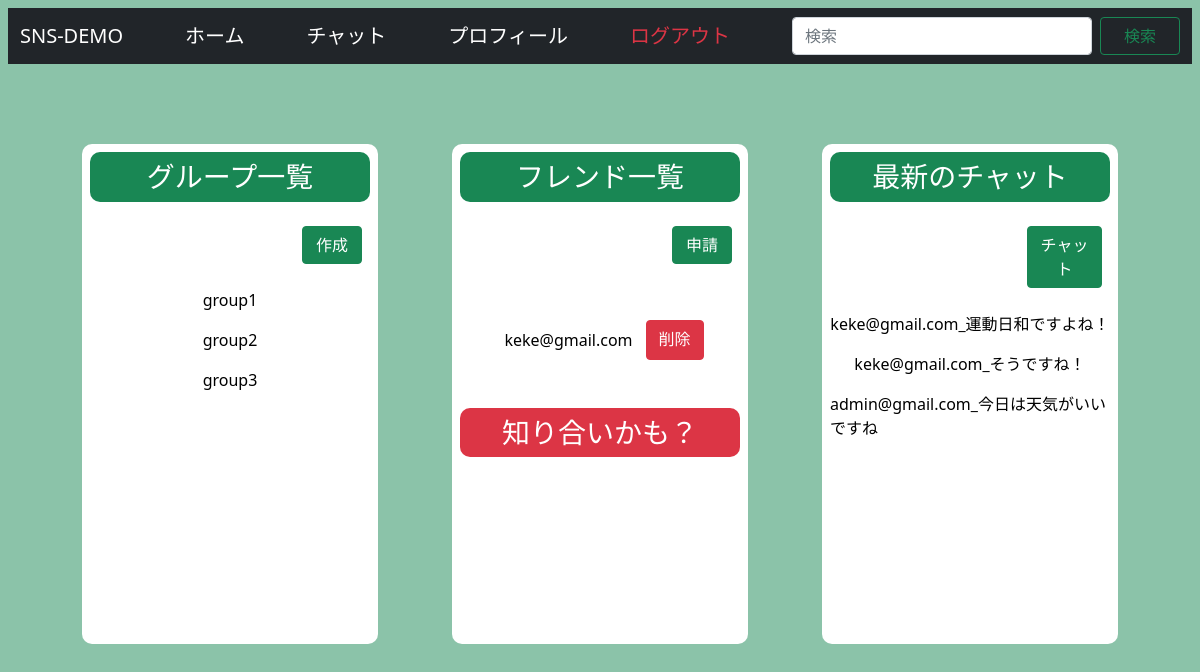
/app/home/ (signed in), run on an earlier commit of the app's database.
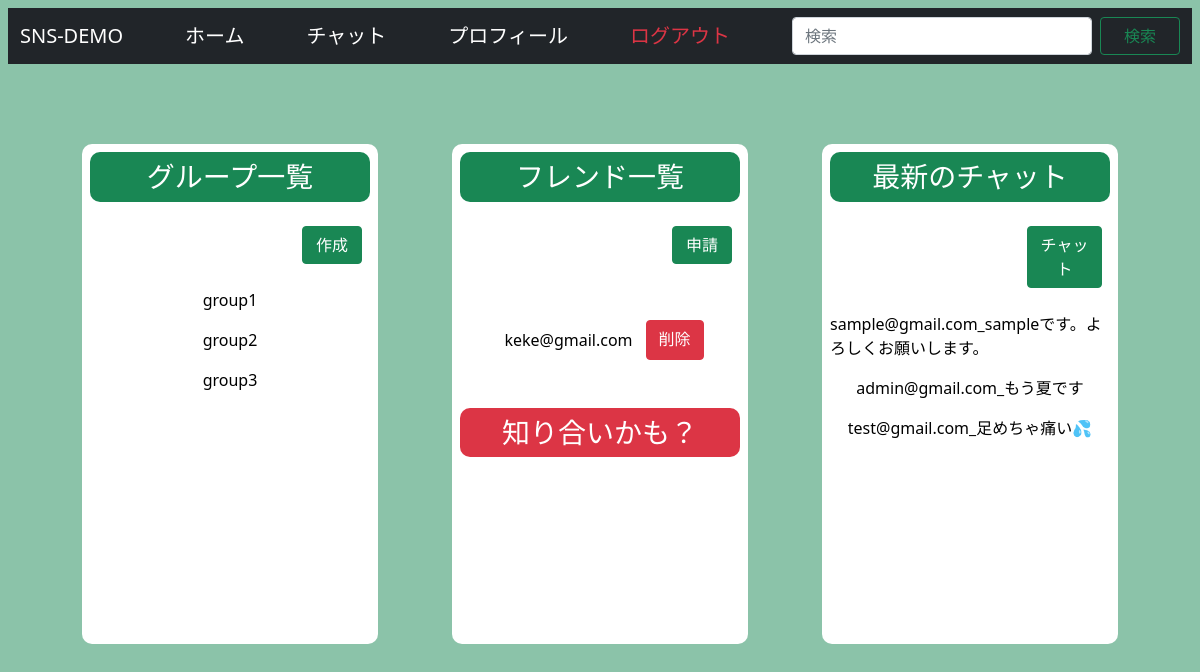
And on a later commit of the database.
### app/models.py (models this page shows, shortened)
class Group(models.Model):
    id = models.UUIDField(default=uuid.uuid4, primary_key=True)
    owner = models.ForeignKey(get_user_model(), on_delete=models.CASCADE)
    member = models.ManyToManyField(get_user_model(), related_name='group_owner')
    title = models.CharField(max_length=30)
    icon = models.ImageField(null=True, blank=True)
    def __str__(self):
        return self.title

class Friend(models.Model):
    id = models.UUIDField(default=uuid.uuid4, primary_key=True)
    send_from = models.ForeignKey(get_user_model(), on_delete=models.CASCADE, related_name='friend_send_from')
    send_to = models.ForeignKey(get_user_model(), on_delete=models.CASCADE)
    deny_flag = models.BooleanField(default=False)
    promise_flag = models.BooleanField(default=False)

class Message(models.Model):
    id = models.UUIDField(default=uuid.uuid4, primary_key=True)
    owner = models.ForeignKey(get_user_model(), on_delete=models.CASCADE)
    content = models.TextField(max_length=1000)
    good_count = models.PositiveIntegerField(default=0)
    share_count = models.PositiveIntegerField(default=0)
    group = models.ForeignKey(Group, on_delete=models.CASCADE, null=True)
    created_at = models.DateTimeField(auto_now_add=True)
    def __str__(self):
        return str(self.owner) + '_' + str(self.content)

### account/models.py (models this page shows, shortened)
class User(AbstractBaseUser):
    email = models.EmailField(
        verbose_name='email',
        max_length=255,
        unique=True,
    )
    is_active = models.BooleanField(default=True)
    is_admin = models.BooleanField(default=True)
    objects = UserManager()
    USERNAME_FIELD = 'email'
    REQUIRED_FIELDS = []
    def __str__(self):
        return self.email

### app/views.py (the view)
# urls.py: path('home/', views.home, name='home'),
@login_required
def home(request):
    groups = Group.objects.all()
    friends = Friend.objects.filter(promise_flag=True)
    friends = friends.filter(Q(send_from=request.user) | Q(send_to=request.user))
    deny_friends = Friend.objects.filter(deny_flag=False, promise_flag=False)
    deny_friends = deny_friends.filter(Q(send_from=request.user) | Q(send_to=request.user))
    new_chats = Message.objects.all().order_by('-created_at')[:3]
    return render(request, 'page/home.html', {'groups': groups,
                                              'friends': friends,
                                              'deny_friends': deny_friends,
                                              'new_chats': new_chats})

### template/page/home.html (shortened to what this page needs)
{% extends 'base/base.html' %}
{% block main %}
<div class="d-flex justify-content-evenly" style="margin-top: 80px;position: relative;">
    <div class="bg-white w-25" style="height: 500px;border-radius: 10px;">
        <h3 class="bg-success m-2 p-2 text-white" style="text-align: center;border-radius: 10px;">グループ一覧</h3>
        <div class="d-flex flex-column bd-highlight　bg-success">
            <div class="d-flex flex-row-reverse p-2 m-2">
                <a class="btn btn-success text-decoration-none text-white" style="width: 60px;" href="{% url 'group' %}">作成</a>
            </div>
            <div class="d-flex flex-column justify-content-center" style="align-items: center;">
                {% for group in groups %}
                    <a href="#" class="text-decoration-none text-black p-2">{{ group }}</a>
                {% endfor %}
            </div>
        </div>
    </div>
    <div class="bg-white w-25 " style="height: 500px;border-radius: 10px;">
        <h3 class="bg-success m-2 p-2 text-white" style="text-align: center;border-radius: 10px;">フレンド一覧</h3>
        <div class="d-flex flex-column bd-highlight　bg-success">
            <div class="d-flex flex-row-reverse p-2 m-2">
                <a class="btn btn-success text-decoration-none text-white" style="width: 60px;" href="{% url 'friend_search' %}">申請</a>
            </div>
            <div class="d-flex flex-column justify-content-center" style="align-items: center;min-height: 120px;max-height: 120px;">
                {% for friend in friends %}
                    {% if friend.send_to == request.user %}
                    <div class="d-flex flex-row">
                        <a href="#" class="text-decoration-none text-black p-2">{{ friend.send_from }}</a>
                        <a class="btn btn-danger text-decoration-none text-white" style="margin-left: 5px;" href="{% url 'friend_delete' pk=friend.id %}">削除</a>
                    </div>
                    {% else %}
                    <div class="d-flex flex-row">
                        <a href="#" class="text-decoration-none text-black p-2">{{ friend.send_to }}</a>
                        <a class="btn btn-danger text-decoration-none text-white" style="margin-left: 5px;" href="{% url 'friend_delete' pk=friend.id %}">削除</a>
                    </div>
                    {% endif %}
                {% endfor %}
            </div>
        </div>
        <h3 class="bg-danger m-2 p-2 text-white" style="text-align: center;border-radius: 10px;">知り合いかも？</h3>
        <div class="d-flex flex-column bd-highlight　bg-success">
            <div class="d-flex flex-column p-2 justify-content-center" style="align-items: center;min-height: 180px;max-height: 180px;">
            </div>
        </div>
    </div>
    <div class="bg-white w-25" style="height: 500px;border-radius: 10px;">
        <h3 class="bg-success m-2 p-2 text-white" style="text-align: center;border-radius: 10px;">最新のチャット</h3>
        <div class="d-flex flex-column bd-highlight　bg-success">
            <div class="d-flex flex-row-reverse p-2 m-2">
                <a class="btn btn-success text-decoration-none text-white" style="width: 75px;" href="{% url 'chat' %}">チャット</a>
            </div>
            <div class="d-flex flex-column justify-content-center" style="align-items: center;">
                {% for new_chat in new_chats %}
                    <a href="#" class="text-decoration-none text-black p-2">{{ new_chat }}</a>
                {% endfor %}
            </div>
        </div>
    </div>
</div>
{% endblock %}

What changed in the data, as far as the page shows it:
no longer on this page (row unchanged): Message: owner+content "keke@gmail.com_運動日和ですよね！"
no longer on this page (row unchanged): Message: owner+content "keke@gmail.com_そうですね！"
no longer on this page (row unchanged): Message: owner+content "admin@gmail.com_今日は天気がいいですね"
added Message: owner+content "sample@gmail.com_sampleです。よろしくお願いします。"
added Message: owner+content "admin@gmail.com_もう夏です"
added Message: owner+content "test@gmail.com_足めちゃ痛い💦"
